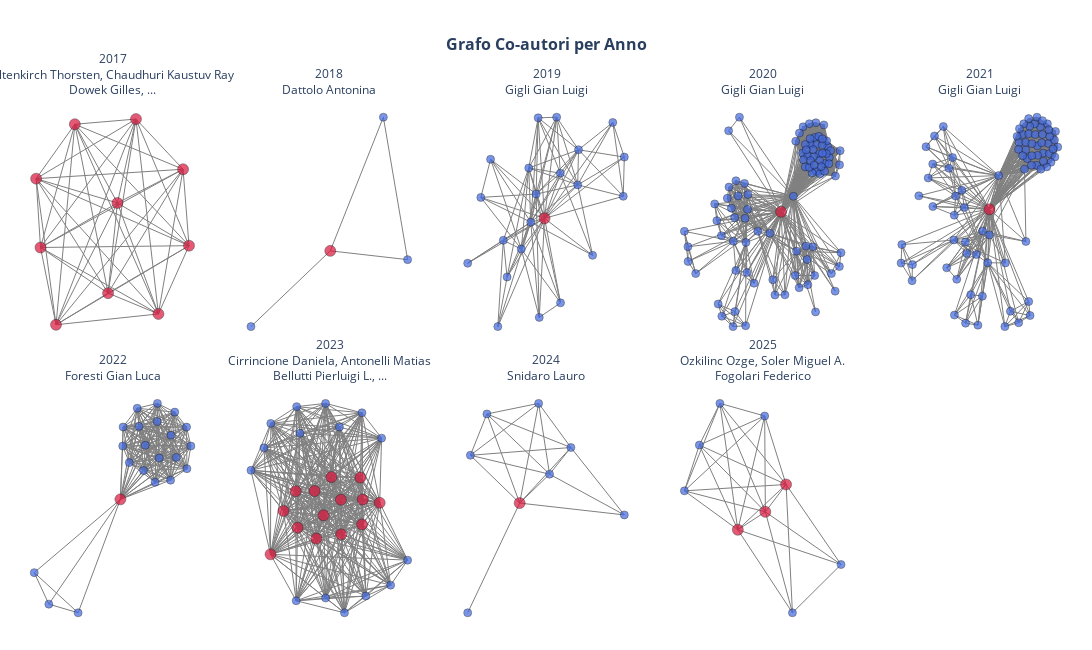

Here is the notebook cell this chart was saved with:
### Markdown cell above
### 3) Primo grafo: nodo centrale per anno
Analisi del nodo centrale per ciascun anno, identificato tramite la degree centrality e dei suoi collaboratori più equicentrali.

### Code cell
#calcolo nodo centrale per anno
central_node_per_anno = {}
for anno, G in grafi_per_anno.items():
    if len(G) == 0:
        continue
    central_node_per_anno[anno] = max(G.degree, key=lambda x: x[1])[0]

#calcolo vicini equicentrali del nodo centrale
highlight_nodes_per_anno = {}
for anno, G in grafi_per_anno.items():
    if anno not in central_node_per_anno:
        continue
    central = central_node_per_anno[anno]
    central_degree = G.degree(central)
    equicentral_neighbors = [
        n for n in G.neighbors(central)
        if G.degree(n) == central_degree
    ]
    highlight_nodes_per_anno[anno] = [central] + equicentral_neighbors

#creazione sottografi e posizioni
subgrafi_per_anno = {}
pos_per_anno = {}

for anno, G in grafi_per_anno.items():
    if anno not in central_node_per_anno:
        continue
    central = central_node_per_anno[anno]
    neighbors = list(G.neighbors(central))
    nodes = [central] + neighbors
    H = G.subgraph(nodes).copy()
    subgrafi_per_anno[anno] = H

    initial_pos = {central: (0, 0)}
    pos = nx.spring_layout(H, seed=42, pos=initial_pos, fixed=[central])
    pos_per_anno[anno] = pos

def plot_graph_plotly(G, pos, highlight_nodes):
    edge_x, edge_y = [], []
    for u, v in G.edges():
        x0, y0 = pos[u]
        x1, y1 = pos[v]
        edge_x += [x0, x1, None]
        edge_y += [y0, y1, None]

    edge_trace = go.Scatter(
        x=edge_x, y=edge_y,
        mode="lines",
        line=dict(width=1, color="gray"),
        hoverinfo="none",
        showlegend=False
    )
    node_x, node_y, texts, colors, sizes = [], [], [], [], []

    for node in G.nodes():
        x, y = pos[node]
        node_x.append(x)
        node_y.append(y)
        texts.append(f"{node}<br>Grado: {G.degree(node)}")

        if node in highlight_nodes:
            colors.append("crimson")
            sizes.append(11)
        else:
            colors.append("royalblue")
            sizes.append(8)

    node_trace = go.Scatter(
        x=node_x, y=node_y,
        mode="markers",
        text=texts,
        hoverinfo="text",
        marker=dict(
            size=sizes,
            color=colors,
            line=dict(width=0.5, color="black")
        ),
        showlegend=False
    )

    return edge_trace, node_trace

#titoli per subplot
authors_per_anno = {}
for anno, G in grafi_per_anno.items():
    if anno not in central_node_per_anno:
        continue
    central = central_node_per_anno[anno]
    central_degree = G.degree(central)
    equicentral_neighbors = [
        n for n in G.neighbors(central)
        if G.degree(n) == central_degree
    ]
    all_authors = [central] + equicentral_neighbors
    authors_per_anno[anno] = all_authors

anni = sorted(grafi_per_anno.keys())

titoli = []
for anno in anni:
    authors = authors_per_anno.get(anno, [])
    # massimo 3 autori
    if len(authors) > 3:
        authors = authors[:3] + ["..."]
    # raggruppa ogni 2 autori per riga
    lines = []
    for i in range(0, len(authors), 2):
        lines.append(", ".join(authors[i:i+2]))
    titolo = f"{anno}<br>" + "<br>".join(lines)
    titoli.append(titolo)

#creazione figura con subplots
fig = make_subplots(
    rows=2, cols=5,
    subplot_titles=titoli,
    horizontal_spacing=0.03,
    vertical_spacing=0.08
)

for i, anno in enumerate(anni):
    if anno not in subgrafi_per_anno:
        continue
    G = subgrafi_per_anno[anno]
    pos = pos_per_anno[anno]
    highlight_nodes = highlight_nodes_per_anno[anno]

    edge, node = plot_graph_plotly(G, pos, highlight_nodes)

    row = 1 if i < 5 else 2
    col = i + 1 if i < 5 else i - 4

    fig.add_trace(edge, row=row, col=col)
    fig.add_trace(node, row=row, col=col)

fig.update_layout(
    height=650,
    width=1400,
    paper_bgcolor="white",
    plot_bgcolor="white",
    font=dict(size=10),
    margin=dict(l=20, r=20, t=100, b=20),  
    title_text="<b>Grafo Co-autori per Anno</b>",
    title_x=0.5,
    title_font=dict(size=16)
)

for r in [1, 2]:
    for c in range(1, 6):
        fig.update_xaxes(visible=False, row=r, col=c)  
        fig.update_yaxes(visible=False, row=r, col=c)  

for ann in fig.layout.annotations:
    ann.font = dict(size=12)

fig.show()

### Figure 1 — Plotly figure (JSON) as saved in the notebook; plotly's stock layout.template omitted (floating-point values rounded to 4 significant figures; data arrays with more than 128 entries replaced by an {"elided": "..."} marker saying what was removed)
{"data": [{"hoverinfo": "none", "line": {"color": "gray", "width": 1}, "mode": "lines", "showlegend": false, "type": "scatter", "x": {"elided": "135 float values"}, "xaxis": "x", "y": {"elided": "135 float values"}, "yaxis": "y"}, {"hoverinfo": "text", "marker": {"color": ["crimson", "crimson", "crimson", "crimson", "crimson", "crimson", "crimson", "crimson", "crimson", "crimson"], "line": {"color": "black", "width": 0.5}, "size": [11, 11, 11, 11, 11, 11, 11, 11, 11, 11]}, "mode": "markers", "showlegend": false, "text": ["Altenkirch Thorsten<br>Grado: 9", "Chaudhuri Kaustuv Ray<br>Grado: 9", "Dowek Gilles<br>Grado: 9", "Felty Amy P.<br>Grado: 9", "Filinski Andrzej<br>Grado: 9", "Miculan Marino<br>Grado: 9", "Rabe Florian<br>Grado: 9", "Ricciotti Wilmer<br>Grado: 9", "Sacerdoti Coen Claudio<br>Grado: 9", "Sojakova Kristina<br>Grado: 9"], "type": "scatter", "x": [0, 0.3521, -0.04111, 0.1626, 0.2117, 0.04977, 0.2711, 0.1378, -0.05266, 0.3363], "xaxis": "x", "y": [0, 0.1608, 0.1571, 0.2477, 0.4182, 0.4077, 0.02196, 0.06427, 0.297, 0.3162], "yaxis": "y"}, {"hoverinfo": "none", "line": {"color": "gray", "width": 1}, "mode": "lines", "showlegend": false, "type": "scatter", "x": [0.3942, 0, null, 0.3942, 0.5741, null, 0.5741, 0, null, 0, -0.5886, null], "xaxis": "x2", "y": [0.4182, 0, null, 0.4182, -0.02748, null, -0.02748, 0, null, 0, -0.237, null], "yaxis": "y2"}, {"hoverinfo": "text", "marker": {"color": ["royalblue", "royalblue", "crimson", "royalblue"], "line": {"color": "black", "width": 0.5}, "size": [8, 8, 11, 8]}, "mode": "markers", "showlegend": false, "text": ["de March Chiara<br>Grado: 2", "Luccio Flaminia<br>Grado: 2", "Dattolo Antonina<br>Grado: 3", "Corbatto Marco<br>Grado: 1"], "type": "scatter", "x": [0.3942, 0.5741, 0, -0.5886], "xaxis": "x2", "y": [0.4182, -0.02748, 0, -0.237], "yaxis": "y2"}, {"hoverinfo": "none", "line": {"color": "gray", "width": 1}, "mode": "lines", "showlegend": false, "type": "scatter", "x": {"elided": "270 float values"}, "xaxis": "x3", "y": {"elided": "270 float values"}, "yaxis": "y3"}, {"hoverinfo": "text", "marker": {"color": ["crimson", "royalblue", "royalblue", "royalblue", "royalblue", "royalblue", "royalblue", "royalblue", "royalblue", "royalblue", "royalblue", "royalblue", "royalblue", "royalblue", "royalblue", "royalblue", "royalblue", "royalblue", "royalblue", "royalblue", "royalblue", "royalblue"], "line": {"color": "black", "width": 0.5}, "size": [11, 8, 8, 8, 8, 8, 8, 8, 8, 8, 8, 8, 8, 8, 8, 8, 8, 8, 8, 8, 8, 8]}, "mode": "markers", "showlegend": false, "text": ["Gigli Gian Luigi<br>Grado: 21", "Bax Francesco<br>Grado: 5", "Nilo Annacarmen<br>Grado: 6", "Valente Mariarosaria<br>Grado: 18", "Bernardini Andrea<br>Grado: 11", "Corazza Elisa<br>Grado: 13", "Cargnelutti Daniela<br>Grado: 5", "Fabris Martina<br>Grado: 8", "Pellitteri Gaia<br>Grado: 3", "de Biase Stefano<br>Grado: 7", "Lorenzut Simone<br>Grado: 5", "Serafini Anna<br>Grado: 5", "Bastien Joubert<br>Grado: 5", "André-Obadia Nathalie<br>Grado: 5", "Romano Giorgia<br>Grado: 4", "Vogrig Alberto<br>Grado: 12", "Honnorat Jérǒme<br>Grado: 11", "Marini Alessandro<br>Grado: 9", "Merlino Giovanni<br>Grado: 10", "Rheims Sylvain<br>Grado: 5", "Smeralda Carmelo Luca<br>Grado: 4", "Segatti Samantha<br>Grado: 8"], "type": "scatter", "x": [0, -0.3053, -0.2119, -0.07805, -0.08946, -0.04769, 0.09024, -0.03628, -0.4347, -0.2333, -0.03003, -0.3605, 0.3857, 0.4448, -0.2642, 0.1873, 0.1918, 0.08894, -0.1315, 0.4509, 0.2715, 0.06833], "xaxis": "x3", "y": [0, 0.1836, -0.1825, -0.01202, 0.1564, 0.07555, -0.2629, 0.3125, -0.1395, -0.06838, -0.3081, 0.06507, 0.2981, 0.06853, -0.3367, 0.104, 0.2133, 0.1405, -0.09573, 0.1905, -0.1151, 0.3146], "yaxis": "y3"}, {"hoverinfo": "none", "line": {"color": "gray", "width": 1}, "mode": "lines", "showlegend": false, "type": "scatter", "x": {"elided": "3609 float values"}, "xaxis": "x4", "y": {"elided": "3609 float values"}, "yaxis": "y4"}, {"hoverinfo": "text", "marker": {"color": ["crimson", "royalblue", "royalblue", "royalblue", "royalblue", "royalblue", "royalblue", "royalblue", "royalblue", "royalblue", "royalblue", "royalblue", "royalblue", "royalblue", "royalblue", "royalblue", "royalblue", "royalblue", "royalblue", "royalblue", "royalblue", "royalblue", "royalblue", "royalblue", "royalblue", "royalblue", "royalblue", "royalblue", "royalblue", "royalblue", "royalblue", "royalblue", "royalblue", "royalblue", "royalblue", "royalblue", "royalblue", "royalblue", "royalblue", "royalblue", "royalblue", "royalblue", "royalblue", "royalblue", "royalblue", "royalblue", "royalblue", "royalblue", "royalblue", "royalblue", "royalblue", "royalblue", "royalblue", "royalblue", "royalblue", "royalblue", "royalblue", "royalblue", "royalblue", "royalblue", "royalblue", "royalblue", "royalblue", "royalblue", "royalblue", "royalblue", "royalblue", "royalblue", "royalblue", "royalblue", "royalblue", "royalblue", "royalblue", "royalblue", "royalblue", "royalblue", "royalblue", "royalblue", "royalblue", "royalblue", "royalblue", "royalblue", "royalblue", "royalblue", "royalblue", "royalblue", "royalblue", "royalblue", "royalblue", "royalblue", "royalblue"], "line": {"color": "black", "width": 0.5}, "size": [11, 8, 8, 8, 8, 8, 8, 8, 8, 8, 8, 8, 8, 8, 8, 8, 8, 8, 8, 8, 8, 8, 8, 8, 8, 8, 8, 8, 8, 8, 8, 8, 8, 8, 8, 8, 8, 8, 8, 8, 8, 8, 8, 8, 8, 8, 8, 8, 8, 8, 8, 8, 8, 8, 8, 8, 8, 8, 8, 8, 8, 8, 8, 8, 8, 8, 8, 8, 8, 8, 8, 8, 8, 8, 8, 8, 8, 8, 8, 8, 8, 8, 8, 8, 8, 8, 8, 8, 8, 8, 8]}, "mode": "markers", "showlegend": false, "text": ["Gigli Gian Luigi<br>Grado: 90", "Vogrig Alberto<br>Grado: 26", "Nilo Annacarmen<br>Grado: 15", "Fabris Martina<br>Grado: 18", "Biasotto Alessia<br>Grado: 8", "Curcio Francesco<br>Grado: 18", "Miotti Valeria<br>Grado: 8", "Tascini Carlo<br>Grado: 8", "Valente Mariarosaria<br>Grado: 81", "de Biase Stefano<br>Grado: 2", "Crespel Arielle<br>Grado: 5", "Genton Pierre<br>Grado: 5", "Macorig Greta<br>Grado: 5", "Gélisse Philippe<br>Grado: 5", "Merlino Giovanni<br>Grado: 13", "Lorenzut Simone<br>Grado: 17", "del Negro Ilaria<br>Grado: 7", "Tereshko Yan<br>Grado: 7", "Smeralda Carmelo Luca<br>Grado: 14", "Piani Antonella<br>Grado: 7", "Rudakou Uladzislau<br>Grado: 43", "Futhey Naomi C.<br>Grado: 40", "Krohn Lynne<br>Grado: 43", "Ruskey Jennifer A.<br>Grado: 43", "Heilbron Karl<br>Grado: 40", "Cannon Paul<br>Grado: 40", "Alam Armaghan<br>Grado: 40", "Arnulf Isabelle<br>Grado: 43", "Hu Michele T.<br>Grado: 43", "Montplaisir Jacques Yves<br>Grado: 43", "Gagnon Jean-François Franc¸ois<br>Grado: 43", "Désautels Alex<br>Grado: 43", "Dauvilliers Yves A.<br>Grado: 43", "Toffoli Marco<br>Grado: 43", "Högl Birgit E.<br>Grado: 43", "Stefani Ambra<br>Grado: 43", "Holzknecht Evi<br>Grado: 40", "Šonka Karel<br>Grado: 43", "Kemlink David<br>Grado: 43", "Öertel Wolfgang Hermann<br>Grado: 43", "Janzen Annette<br>Grado: 40", "Plazzi Giuseppe<br>Grado: 43", "Antelmi Elena<br>Grado: 43", "Figorilli M.<br>Grado: 43", "Puligheddu Monica Maria Francesca<br>Grado: 43", "Mollenhauer Brit<br>Grado: 43", "Trenkwalder Claudia M.<br>Grado: 43", "Sixel-Döring Friederike<br>Grado: 43", "Cochen-de Cock Valérie<br>Grado: 43", "Charley-Monaca Christelle<br>Grado: 43", "Heidbreder A. E.<br>Grado: 43", "Ferini‑Strambi Luigi F.<br>Grado: 43", "Dijkstra Femke<br>Grado: 43", "Viaene Mineke Kristina<br>Grado: 43", "Abril Beatriz<br>Grado: 43", "Boeve Bradley Bradley<br>Grado: 43", "Postuma Ronald B.<br>Grado: 43", "Rouleau Guy Armand<br>Grado: 43", "Gan-Or Ziv<br>Grado: 43", "Leveille Etienne<br>Grado: 37", "Asayesh Farnaz<br>Grado: 37", "Espay Alberto J.<br>Grado: 37", "Janes Francesco<br>Grado: 3", "Morassi Mauro<br>Grado: 6", "Bagatto Daniele<br>Grado: 6", "Cobelli Milena<br>Grado: 6", "D'Agostini Serena<br>Grado: 6", "Bnà Claudio<br>Grado: 6", "Sponza Massimo<br>Grado: 10", "Marini Alessandro<br>Grado: 22", "Surcinelli Andrea<br>Grado: 10", "Pez Sara<br>Grado: 10", "Vit Alessandro<br>Grado: 10", "Gavrilovic Vladimir<br>Grado: 10", "Pessa Maria Elena<br>Grado: 6", "Volpetti Stefano<br>Grado: 6", "Pegolo Enrico<br>Grado: 6", "Pauletto Giada<br>Grado: 6", "Bax Francesco<br>Grado: 6", "Verriello Lorenzo<br>Grado: 6", "Corazza Elisa<br>Grado: 18", "Pellitteri Gaia<br>Grado: 3", "Dolso Pierluigi G.<br>Grado: 3", "Segatti Samantha<br>Grado: 14", "Bernardini Andrea<br>Grado: 14", "Valent Francesca<br>Grado: 14", "Brigo Francesco<br>Grado: 14", "Iacono Donatella D.<br>Grado: 14", "Passadore Paolo<br>Grado: 14", "Rana Michele<br>Grado: 14", "Honnorat Jérǒme<br>Grado: 14"], "type": "scatter", "x": [0, -0.1502, -0.2043, -0.154, -0.2748, -0.1438, -0.284, -0.2553, 0.0527, 0.1475, -0.3652, -0.3978, -0.4136, -0.3985, 0.1359, 0.06622, 0.2564, 0.2494, 0.1064, 0.2152, 0.1623, 0.06265, 0.1434, 0.09109, 0.09425, 0.1487, 0.183, 0.1142, 0.1271, 0.1994, 0.09555, 0.1618, 0.195, 0.1878, 0.1035, 0.1526, 0.1209, 0.1502, 0.1402, 0.2065, 0.07845, 0.1036, 0.2119, 0.1649, 0.1372, 0.1758, 0.2049, 0.1241, 0.1766, 0.1328, 0.1667, 0.1205, 0.1936, 0.1259, 0.1767, 0.1862, 0.1712, 0.142, 0.1075, 0.2326, 0.2526, 0.25, 0.2313, -0.1516, -0.1973, -0.2534, -0.2691, -0.2056, 0.1146, -0.04844, 0.1111, 0.06015, 0.07729, 0.1437, -0.1935, -0.1156, -0.1462, -0.03545, 0.01647, -0.02624, -0.09986, -0.1781, -0.2244, -0.1985, -0.1932, -0.2228, -0.1419, -0.1837, -0.23, -0.1565, -0.2128], "xaxis": "x4", "y": [0, -0.09385, -0.09, -0.01977, -0.0271, 0.007542, 0.02421, -0.07294, 0.04771, -0.3063, -0.189, -0.152, -0.0597, -0.1069, -0.1069, -0.1205, -0.1251, -0.1674, -0.105, -0.1889, 0.178, 0.2162, 0.2274, 0.1801, 0.2601, 0.2727, 0.266, 0.1718, 0.2065, 0.1998, 0.1594, 0.2311, 0.2171, 0.148, 0.1373, 0.206, 0.2696, 0.1242, 0.1695, 0.1663, 0.2412, 0.2063, 0.1875, 0.1571, 0.1904, 0.204, 0.1472, 0.2241, 0.2233, 0.1188, 0.1163, 0.1359, 0.1781, 0.1567, 0.1791, 0.124, 0.1386, 0.1431, 0.1897, 0.1096, 0.1872, 0.1438, -0.2428, -0.3485, -0.3054, -0.3195, -0.2822, -0.3513, -0.2229, -0.06574, -0.1459, -0.1949, -0.2322, -0.1949, -0.1796, -0.2185, -0.1857, -0.2079, -0.254, -0.2545, -0.05938, 0.2897, 0.2481, -0.01771, 0.09516, 0.07586, 0.05286, 0.04872, 0.04168, 0.08703, 0.01116], "yaxis": "y4"}, {"hoverinfo": "none", "line": {"color": "gray", "width": 1}, "mode": "lines", "showlegend": false, "type": "scatter", "x": {"elided": "3360 float values"}, "xaxis": "x5", "y": {"elided": "3360 float values"}, "yaxis": "y5"}, {"hoverinfo": "text", "marker": {"color": ["royalblue", "royalblue", "royalblue", "royalblue", "royalblue", "royalblue", "royalblue", "crimson", "royalblue", "royalblue", "royalblue", "royalblue", "royalblue", "royalblue", "royalblue", "royalblue", "royalblue", "royalblue", "royalblue", "royalblue", "royalblue", "royalblue", "royalblue", "royalblue", "royalblue", "royalblue", "royalblue", "royalblue", "royalblue", "royalblue", "royalblue", "royalblue", "royalblue", "royalblue", "royalblue", "royalblue", "royalblue", "royalblue", "royalblue", "royalblue", "royalblue", "royalblue", "royalblue", "royalblue", "royalblue", "royalblue", "royalblue", "royalblue", "royalblue", "royalblue", "royalblue", "royalblue", "royalblue", "royalblue", "royalblue", "royalblue", "royalblue", "royalblue", "royalblue", "royalblue", "royalblue", "royalblue", "royalblue", "royalblue", "royalblue", "royalblue", "royalblue", "royalblue", "royalblue", "royalblue", "royalblue", "royalblue", "royalblue", "royalblue", "royalblue", "royalblue", "royalblue", "royalblue", "royalblue", "royalblue", "royalblue", "royalblue"], "line": {"color": "black", "width": 0.5}, "size": [8, 8, 8, 8, 8, 8, 8, 11, 8, 8, 8, 8, 8, 8, 8, 8, 8, 8, 8, 8, 8, 8, 8, 8, 8, 8, 8, 8, 8, 8, 8, 8, 8, 8, 8, 8, 8, 8, 8, 8, 8, 8, 8, 8, 8, 8, 8, 8, 8, 8, 8, 8, 8, 8, 8, 8, 8, 8, 8, 8, 8, 8, 8, 8, 8, 8, 8, 8, 8, 8, 8, 8, 8, 8, 8, 8, 8, 8, 8, 8, 8, 8]}, "mode": "markers", "showlegend": false, "text": ["Verriello Lorenzo<br>Grado: 11", "Pauletto Giada<br>Grado: 13", "Nilo Annacarmen<br>Grado: 13", "Lonigro Incoronata Renata<br>Grado: 9", "Betto Elena<br>Grado: 9", "Valente Mariarosaria<br>Grado: 65", "Curcio Francesco<br>Grado: 9", "Gigli Gian Luigi<br>Grado: 81", "Fogolari Federico<br>Grado: 7", "Gélisse Philippe<br>Grado: 5", "Crespel Arielle<br>Grado: 5", "Carrera Paola<br>Grado: 5", "Bernardini Andrea<br>Grado: 46", "Vogrig Alberto<br>Grado: 19", "Moritz Christian Peter<br>Grado: 6", "Camdessanché Jean Philippe<br>Grado: 6", "Tholance Yannick<br>Grado: 6", "Antoine Jean Christophe G.<br>Grado: 6", "Honnorat Jérǒme<br>Grado: 6", "Pessa Maria Elena<br>Grado: 7", "Genton Pierre<br>Grado: 5", "Macorig Greta<br>Grado: 5", "Garbo Riccardo<br>Grado: 6", "Lorenzut Simone<br>Grado: 10", "del Negro Llaria<br>Grado: 6", "Merlino Giovanni<br>Grado: 10", "Cargnelutti Daniela<br>Grado: 6", "Smeralda Carmelo Luca<br>Grado: 7", "Pez Sara<br>Grado: 7", "Surcinelli Andrea<br>Grado: 11", "Marini Alessandro<br>Grado: 11", "Bax Francesco<br>Grado: 7", "Pellitteri Gaia<br>Grado: 8", "Scalise Anna<br>Grado: 6", "Mufti Kheireddin<br>Grado: 43", "Yu Eric<br>Grado: 43", "Rudakou Uladzislau<br>Grado: 43", "Krohn Lynne<br>Grado: 43", "Ruskey Jennifer A.<br>Grado: 43", "Asayesh Farnaz<br>Grado: 43", "Laurent Sandra Beatrice<br>Grado: 43", "Spiegelman Dan V.<br>Grado: 43", "Arnulf Isabelle<br>Grado: 43", "Hu Michele T.<br>Grado: 43", "Montplaisir Jacques Yves<br>Grado: 43", "Gagnon Jean François<br>Grado: 43", "Désautels Alex<br>Grado: 43", "Dauvilliers Yves A.<br>Grado: 43", "Janes Francesco<br>Grado: 43", "Högl Birgit E.<br>Grado: 43", "Stefani Ambra<br>Grado: 43", "Holzknecht Evi<br>Grado: 43", "Šonka Karel<br>Grado: 43", "Kemlink David<br>Grado: 43", "Öertel Wolfgang Hermann<br>Grado: 43", "Janzen Annette<br>Grado: 43", "Plazzi Giuseppe<br>Grado: 43", "Antelmi Elena<br>Grado: 43", "Figorilli M.<br>Grado: 43", "Puligheddu Monica Maria Francesca<br>Grado: 43", "Mollenhauer Brit<br>Grado: 43", "Trenkwalder Claudia M.<br>Grado: 43", "Sixel-Döring Friederike<br>Grado: 43", "Cochen-de Cock Valérie<br>Grado: 43", "Charley-Monaca Christelle<br>Grado: 43", "Heidbreder A. E.<br>Grado: 43", "Ferini‑Strambi Luigi F.<br>Grado: 43", "Dijkstra Femke<br>Grado: 43", "Viaene Mineke Kristina<br>Grado: 43", "Abril Beatriz<br>Grado: 43", "Boeve Bradley Bradley<br>Grado: 43", "Trempe Jean François<br>Grado: 43", "Rouleau Guy Armand<br>Grado: 43", "Postuma Ronald B.<br>Grado: 43", "Gan-Or Ziv<br>Grado: 43", "Bagatto Daniele<br>Grado: 6", "Cobelli Milena<br>Grado: 6", "D'Agostini Serena<br>Grado: 6", "Bnà Claudio<br>Grado: 6", "Morassi Mauro<br>Grado: 6", "Dolso Pierluigi G.<br>Grado: 5", "de Biase Stefano<br>Grado: 3"], "type": "scatter", "x": [-0.02826, 0.0002177, -0.1491, -0.09437, -0.0548, 0.03898, -0.1006, 0, -0.1795, -0.3708, -0.3247, 0.1533, 0.1472, -0.00694, 0.1228, 0.08802, 0.06484, 0.1706, 0.165, -0.1371, -0.3232, -0.3677, -0.2661, -0.1548, -0.2306, -0.1702, -0.1935, -0.2572, -0.238, -0.1422, -0.1158, -0.1475, -0.1054, -0.2375, 0.1397, 0.1523, 0.1589, 0.2435, 0.2137, 0.1899, 0.2259, 0.2513, 0.2748, 0.2013, 0.116, 0.2583, 0.1997, 0.2023, 0.1246, 0.2868, 0.1691, 0.2225, 0.122, 0.1986, 0.1441, 0.247, 0.2732, 0.2408, 0.2526, 0.1766, 0.2266, 0.2195, 0.2772, 0.1649, 0.1922, 0.1394, 0.1647, 0.1783, 0.1522, 0.1261, 0.1783, 0.2225, 0.2159, 0.2494, 0.2672, -0.147, -0.04834, -0.1002, -0.02943, -0.07844, 0.06703, -0.2966], "xaxis": "x5", "y": [-0.07261, -0.08536, -0.1023, -0.1474, -0.151, 0.1126, -0.1095, 0, -0.1951, -0.1795, -0.2381, -0.1074, 0.1342, -0.1784, -0.3787, -0.3404, -0.3916, -0.3545, -0.308, -0.2336, -0.1846, -0.1178, 0.209, 0.1727, 0.2449, 0.1372, 0.2765, 0.1047, 0.1512, 0.04436, 0.06353, -0.01958, 0.006359, 0.009367, 0.2499, 0.1985, 0.1693, 0.2853, 0.275, 0.2854, 0.1877, 0.1857, 0.1749, 0.212, 0.2435, 0.1573, 0.3076, 0.1803, 0.2226, 0.2078, 0.277, 0.2961, 0.2003, 0.1473, 0.2858, 0.2195, 0.2317, 0.1416, 0.2441, 0.1472, 0.1606, 0.2221, 0.2602, 0.2522, 0.2497, 0.1791, 0.3029, 0.1791, 0.2239, 0.2694, 0.2192, 0.25, 0.1341, 0.266, 0.2016, -0.353, -0.3868, -0.3801, -0.2899, -0.285, -0.1789, 0.0451], "yaxis": "y5"}, {"hoverinfo": "none", "line": {"color": "gray", "width": 1}, "mode": "lines", "showlegend": false, "type": "scatter", "x": {"elided": "531 float values"}, "xaxis": "x6", "y": {"elided": "531 float values"}, "yaxis": "y6"}, {"hoverinfo": "text", "marker": {"color": ["royalblue", "crimson", "royalblue", "royalblue", "royalblue", "royalblue", "royalblue", "royalblue", "royalblue", "royalblue", "royalblue", "royalblue", "royalblue", "royalblue", "royalblue", "royalblue", "royalblue", "royalblue", "royalblue", "royalblue", "royalblue", "royalblue"], "line": {"color": "black", "width": 0.5}, "size": [8, 11, 8, 8, 8, 8, 8, 8, 8, 8, 8, 8, 8, 8, 8, 8, 8, 8, 8, 8, 8, 8]}, "mode": "markers", "showlegend": false, "text": ["de Nardin Axel<br>Grado: 18", "Foresti Gian Luca<br>Grado: 21", "D’Aurizio Federica<br>Grado: 18", "Tell Gianluca<br>Grado: 18", "Tascini Carlo<br>Grado: 18", "De Martino Maria<br>Grado: 18", "Fabris Martina<br>Grado: 18", "Beltrami A. P.<br>Grado: 18", "Toma Andrea<br>Grado: 3", "Sozio Emanuela<br>Grado: 18", "Drioli Carlo<br>Grado: 3", "Codrich Marta<br>Grado: 18", "Dalla Emiliano<br>Grado: 18", "Isola Miriam<br>Grado: 18", "Curcio Francesco<br>Grado: 18", "Sechi Leonardo Alberto<br>Grado: 18", "Pucillo Carlo Ennio M.<br>Grado: 18", "Malfatti Matilde Clarissa<br>Grado: 18", "Stefanizzi Daniele<br>Grado: 18", "Caponnetto Federica<br>Grado: 18", "Piciarelli Claudio<br>Grado: 18", "Salvati Daniele<br>Grado: 3"], "type": "scatter", "x": [0.3005, 0, 0.1672, 0.08474, 0.247, 0.04039, 0.228, 0.07652, -0.3249, 0.1764, -0.1919, 0.3022, 0.01237, 0.2296, 0.1682, 0.105, 0.01059, 0.3202, 0.1577, 0.2539, 0.1133, -0.3911], "xaxis": "x6", "y": [0.283, 0, 0.3046, 0.2855, 0.3416, 0.144, 0.07522, 0.3569, -0.4103, 0.1618, -0.4442, 0.1201, 0.2834, 0.2512, 0.3758, 0.1128, 0.2087, 0.2089, 0.06712, 0.164, 0.2118, -0.2869], "yaxis": "y6"}, {"hoverinfo": "none", "line": {"color": "gray", "width": 1}, "mode": "lines", "showlegend": false, "type": "scatter", "x": {"elided": "1056 float values"}, "xaxis": "x7", "y": {"elided": "1056 float values"}, "yaxis": "y7"}, {"hoverinfo": "text", "marker": {"color": ["crimson", "crimson", "royalblue", "crimson", "crimson", "royalblue", "royalblue", "royalblue", "crimson", "crimson", "royalblue", "crimson", "royalblue", "royalblue", "royalblue", "royalblue", "crimson", "royalblue", "royalblue", "crimson", "royalblue", "royalblue", "royalblue", "crimson", "royalblue", "crimson", "crimson", "crimson", "crimson"], "line": {"color": "black", "width": 0.5}, "size": [11, 11, 8, 11, 11, 8, 8, 8, 11, 11, 8, 11, 8, 8, 8, 8, 11, 8, 8, 11, 8, 8, 8, 11, 8, 11, 11, 11, 11]}, "mode": "markers", "showlegend": false, "text": ["Cirrincione Daniela<br>Grado: 28", "Zampa Nicola<br>Grado: 28", "Menk Ralf Hendrik<br>Grado: 22", "Picciotto Antonino<br>Grado: 28", "Rashevskaya Irina<br>Grado: 28", "Ceraudo Francesco<br>Grado: 19", "Evangelista Yuri<br>Grado: 19", "Campana Riccardo<br>Grado: 19", "Borghi Giacomo<br>Grado: 28", "Zampa Gianluigi<br>Grado: 28", "Giuressi Dario<br>Grado: 22", "Vacchi Andrea<br>Grado: 28", "Cautero Giuseppe<br>Grado: 22", "Olivi Luca<br>Grado: 22", "Feroci Marco<br>Grado: 19", "Aquilanti Giuliana<br>Grado: 22", "Orzan Giulio<br>Grado: 28", "Gandola Massimo<br>Grado: 22", "Mele Filippo<br>Grado: 22", "Rachevski Alexandre<br>Grado: 28", "Del Monte E. D.<br>Grado: 19", "Bertuccio Giuseppe<br>Grado: 22", "Stebel Luigi<br>Grado: 22", "Ficorella Francesco<br>Grado: 28", "Bonvicini V.<br>Grado: 19", "Bellutti Pierluigi L.<br>Grado: 28", "Zorzi Nicola<br>Grado: 28", "Antonelli Matias<br>Grado: 28", "Pepponi Giancarlo<br>Grado: 28"], "type": "scatter", "x": [0, 0.1479, -0.01377, 0.09628, 0.1937, 0.05396, 0.2002, 0.1553, 0.0567, 0.1923, 0.2333, 0.2293, 0.05486, 0.062, 0.1157, 0.1921, 0.09255, 0.1156, -0.04105, 0.1888, 0.2879, 0.0005744, 0.1448, 0.02725, 0.2522, 0.1113, 0.1486, 0.05286, 0.1279], "xaxis": "x7", "y": [0, 0.1109, 0.2162, 0.032, 0.1113, -0.09431, -0.08474, -0.1188, 0.05399, 0.06067, 0.2359, 0.1047, 0.2998, 0.2457, -0.0887, 0.2873, 0.1286, 0.3065, 0.1705, 0.1558, -0.01179, 0.2658, 0.2583, 0.08804, -0.06256, 0.07914, 0.04052, 0.1282, 0.1569], "yaxis": "y7"}, {"hoverinfo": "none", "line": {"color": "gray", "width": 1}, "mode": "lines", "showlegend": false, "type": "scatter", "x": [0.2235, 0.1304, null, 0.2235, 0, null, 0.2235, 0.4566, null, 0.2235, -0.2151, null, 0.2235, 0.08264, null, 0.2235, -0.143, null, 0.1304, 0, null, 0.1304, 0.4566, null, 0.1304, -0.2151, null, 0.1304, 0.08264, null, 0.1304, -0.143, null, -0.2269, 0, null, 0.08264, 0, null, 0.08264, -0.2151, null, 0.08264, -0.143, null, -0.143, 0, null, -0.143, -0.2151, null, 0, 0.4566, null, 0, -0.2151, null], "xaxis": "x8", "y": [0.2799, 0.1457, null, 0.2799, 0, null, 0.2799, -0.05968, null, 0.2799, 0.2408, null, 0.2799, 0.5023, null, 0.2799, 0.449, null, 0.1457, 0, null, 0.1457, -0.05968, null, 0.1457, 0.2408, null, 0.1457, 0.5023, null, 0.1457, 0.449, null, -0.5529, 0, null, 0.5023, 0, null, 0.5023, 0.2408, null, 0.5023, 0.449, null, 0.449, 0, null, 0.449, 0.2408, null, 0, -0.05968, null, 0, 0.2408, null], "yaxis": "y8"}, {"hoverinfo": "text", "marker": {"color": ["royalblue", "royalblue", "royalblue", "royalblue", "royalblue", "crimson", "royalblue", "royalblue"], "line": {"color": "black", "width": 0.5}, "size": [8, 8, 8, 8, 8, 11, 8, 8]}, "mode": "markers", "showlegend": false, "text": ["Urli Federico<br>Grado: 6", "Somero Michele<br>Grado: 6", "Mari Marco<br>Grado: 1", "Vallisa Tiziano<br>Grado: 5", "Visentini Ingrid<br>Grado: 5", "Snidaro Lauro<br>Grado: 7", "Liani Alessandro<br>Grado: 3", "Johnson Chad<br>Grado: 5"], "type": "scatter", "x": [0.2235, 0.1304, -0.2269, 0.08264, -0.143, 0, 0.4566, -0.2151], "xaxis": "x8", "y": [0.2799, 0.1457, -0.5529, 0.5023, 0.449, 0, -0.05968, 0.2408], "yaxis": "y8"}, {"hoverinfo": "none", "line": {"color": "gray", "width": 1}, "mode": "lines", "showlegend": false, "type": "scatter", "x": [0.209, 0, null, 0.209, 0.1193, null, 0.209, 0.2366, null, 0.209, 0.4471, null, 0.209, -0.2315, null, 0.209, 0.1163, null, 0.209, -0.1668, null, 0.209, -0.07765, null, 0.4471, 0, null, 0.4471, 0.1193, null, 0.4471, 0.2366, null, -0.2315, 0.1193, null, -0.2315, 0, null, -0.2315, 0.1163, null, -0.2315, -0.1668, null, -0.2315, -0.07765, null, -0.07765, 0.1193, null, -0.07765, 0, null, -0.07765, 0.1163, null, -0.07765, -0.1668, null, 0.1163, 0.1193, null, 0.1163, 0, null, 0.1163, -0.1668, null, 0, 0.1193, null, 0, 0.2366, null, 0, -0.1668, null, 0.1193, 0.2366, null, 0.1193, -0.1668, null], "xaxis": "x9", "y": [0.161, 0, null, 0.161, 0.06367, null, 0.161, -0.2951, null, 0.161, -0.1236, null, 0.161, 0.1383, null, 0.161, 0.4044, null, 0.161, 0.301, null, 0.161, 0.4491, null, -0.1236, 0, null, -0.1236, 0.06367, null, -0.1236, -0.2951, null, 0.1383, 0.06367, null, 0.1383, 0, null, 0.1383, 0.4044, null, 0.1383, 0.301, null, 0.1383, 0.4491, null, 0.4491, 0.06367, null, 0.4491, 0, null, 0.4491, 0.4044, null, 0.4491, 0.301, null, 0.4044, 0.06367, null, 0.4044, 0, null, 0.4044, 0.301, null, 0, 0.06367, null, 0, -0.2951, null, 0, 0.301, null, 0.06367, -0.2951, null, 0.06367, 0.301, null], "yaxis": "y9"}, {"hoverinfo": "text", "marker": {"color": ["crimson", "royalblue", "royalblue", "royalblue", "royalblue", "crimson", "crimson", "royalblue", "royalblue"], "line": {"color": "black", "width": 0.5}, "size": [11, 8, 8, 8, 8, 11, 11, 8, 8]}, "mode": "markers", "showlegend": false, "text": ["Fogolari Federico<br>Grado: 8", "Aparicio Santiago<br>Grado: 4", "Yakout Rayyan Bassem Adel<br>Grado: 6", "Klein Christian T.<br>Grado: 6", "Esposito Gennaro<br>Grado: 6", "Ozkilinc Ozge<br>Grado: 8", "Soler Miguel A.<br>Grado: 8", "Giannozzi Paolo<br>Grado: 4", "Rocchia Walter<br>Grado: 6"], "type": "scatter", "x": [0.209, 0.4471, -0.2315, -0.07765, 0.1163, 0, 0.1193, 0.2366, -0.1668], "xaxis": "x9", "y": [0.161, -0.1236, 0.1383, 0.4491, 0.4044, 0, 0.06367, -0.2951, 0.301], "yaxis": "y9"}], "layout": {"annotations": [{"font": {"size": 12}, "showarrow": false, "text": "2017<br>Altenkirch Thorsten, Chaudhuri Kaustuv Ray<br>Dowek Gilles, ...", "x": 0.088, "xanchor": "center", "xref": "paper", "y": 1, "yanchor": "bottom", "yref": "paper"}, {"font": {"size": 12}, "showarrow": false, "text": "2018<br>Dattolo Antonina", "x": 0.294, "xanchor": "center", "xref": "paper", "y": 1, "yanchor": "bottom", "yref": "paper"}, {"font": {"size": 12}, "showarrow": false, "text": "2019<br>Gigli Gian Luigi", "x": 0.5, "xanchor": "center", "xref": "paper", "y": 1, "yanchor": "bottom", "yref": "paper"}, {"font": {"size": 12}, "showarrow": false, "text": "2020<br>Gigli Gian Luigi", "x": 0.706, "xanchor": "center", "xref": "paper", "y": 1, "yanchor": "bottom", "yref": "paper"}, {"font": {"size": 12}, "showarrow": false, "text": "2021<br>Gigli Gian Luigi", "x": 0.912, "xanchor": "center", "xref": "paper", "y": 1, "yanchor": "bottom", "yref": "paper"}, {"font": {"size": 12}, "showarrow": false, "text": "2022<br>Foresti Gian Luca", "x": 0.088, "xanchor": "center", "xref": "paper", "y": 0.46, "yanchor": "bottom", "yref": "paper"}, {"font": {"size": 12}, "showarrow": false, "text": "2023<br>Cirrincione Daniela, Antonelli Matias<br>Bellutti Pierluigi L., ...", "x": 0.294, "xanchor": "center", "xref": "paper", "y": 0.46, "yanchor": "bottom", "yref": "paper"}, {"font": {"size": 12}, "showarrow": false, "text": "2024<br>Snidaro Lauro", "x": 0.5, "xanchor": "center", "xref": "paper", "y": 0.46, "yanchor": "bottom", "yref": "paper"}, {"font": {"size": 12}, "showarrow": false, "text": "2025<br>Ozkilinc Ozge, Soler Miguel A.<br>Fogolari Federico", "x": 0.706, "xanchor": "center", "xref": "paper", "y": 0.46, "yanchor": "bottom", "yref": "paper"}], "font": {"size": 10}, "height": 650, "margin": {"b": 20, "l": 20, "r": 20, "t": 100}, "paper_bgcolor": "white", "plot_bgcolor": "white", "title": {"font": {"size": 16}, "text": "<b>Grafo Co-autori per Anno</b>", "x": 0.5}, "width": 1400, "xaxis": {"anchor": "y", "domain": [0, 0.176], "visible": false}, "xaxis10": {"anchor": "y10", "domain": [0.824, 1], "visible": false}, "xaxis2": {"anchor": "y2", "domain": [0.206, 0.382], "visible": false}, "xaxis3": {"anchor": "y3", "domain": [0.412, 0.588], "visible": false}, "xaxis4": {"anchor": "y4", "domain": [0.618, 0.794], "visible": false}, "xaxis5": {"anchor": "y5", "domain": [0.824, 1], "visible": false}, "xaxis6": {"anchor": "y6", "domain": [0, 0.176], "visible": false}, "xaxis7": {"anchor": "y7", "domain": [0.206, 0.382], "visible": false}, "xaxis8": {"anchor": "y8", "domain": [0.412, 0.588], "visible": false}, "xaxis9": {"anchor": "y9", "domain": [0.618, 0.794], "visible": false}, "yaxis": {"anchor": "x", "domain": [0.54, 1], "visible": false}, "yaxis10": {"anchor": "x10", "domain": [0, 0.46], "visible": false}, "yaxis2": {"anchor": "x2", "domain": [0.54, 1], "visible": false}, "yaxis3": {"anchor": "x3", "domain": [0.54, 1], "visible": false}, "yaxis4": {"anchor": "x4", "domain": [0.54, 1], "visible": false}, "yaxis5": {"anchor": "x5", "domain": [0.54, 1], "visible": false}, "yaxis6": {"anchor": "x6", "domain": [0, 0.46], "visible": false}, "yaxis7": {"anchor": "x7", "domain": [0, 0.46], "visible": false}, "yaxis8": {"anchor": "x8", "domain": [0, 0.46], "visible": false}, "yaxis9": {"anchor": "x9", "domain": [0, 0.46], "visible": false}}}
